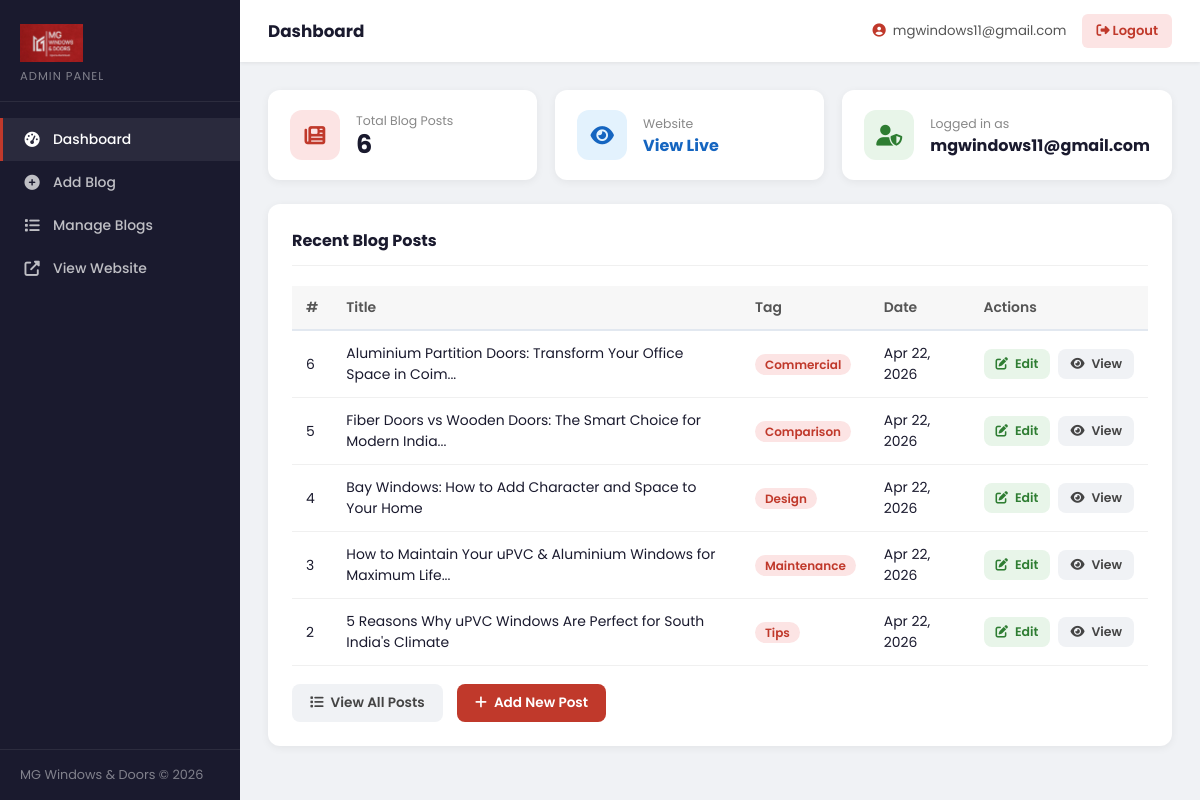
Page /admin/dashboard.php (signed in) on the committed database.
### tables this page shows
CREATE TABLE IF NOT EXISTS `blogs` (
  `id`         INT(11)      NOT NULL AUTO_INCREMENT,
  `title`      VARCHAR(255) NOT NULL,
  `slug`       VARCHAR(255) NOT NULL DEFAULT '',
  `excerpt`    VARCHAR(500) NOT NULL DEFAULT '',
  `content`    LONGTEXT     NOT NULL,
  `image`      VARCHAR(500) NOT NULL DEFAULT '',
  `tag`        VARCHAR(100) NOT NULL DEFAULT 'General',
  `read_time`  VARCHAR(30)  NOT NULL DEFAULT '3 min read',
  `created_at` TIMESTAMP    NOT NULL DEFAULT CURRENT_TIMESTAMP,
  PRIMARY KEY (`id`)
);

### admin/dashboard.php (the view, shortened to what this page needs)
<?php
require_once '../db.php';
require_once 'layout.php';
$total_blogs  = $conn->query("SELECT COUNT(*) AS c FROM blogs")->fetch_assoc()['c'];
$latest_blogs = $conn->query("SELECT id, title, tag, created_at FROM blogs ORDER BY created_at DESC LIMIT 5");
admin_header('Dashboard');
?>
<div class="stats-row">
  <div class="stat-card">
    <div class="stat-icon red"><i class="fas fa-newspaper"></i></div>
    <div>
      <div class="stat-label">Total Blog Posts</div>
      <div class="stat-value"><?php echo $total_blogs; ?></div>
    </div>
  </div>
  <div class="stat-card">
    <div class="stat-icon blue"><i class="fas fa-eye"></i></div>
    <div>
      <div class="stat-label">Website</div>
      <div class="stat-value" style="font-size:1rem;margin-top:4px;"><a href="../index.php" target="_blank" style="color:#1565c0;text-decoration:none;">View Live</a></div>
    </div>
  </div>
  <div class="stat-card">
    <div class="stat-icon green"><i class="fas fa-user-shield"></i></div>
    <div>
      <div class="stat-label">Logged in as</div>
      <div class="stat-value" style="font-size:1rem;margin-top:4px;"><?php echo htmlspecialchars($_SESSION['admin_username']); ?></div>
    </div>
  </div>
</div>
<div class="card">
  <div class="card-title">Recent Blog Posts</div>
  <?php if ($latest_blogs && $latest_blogs->num_rows > 0): ?>
  <table class="data-table">
    <thead>
      <tr>
        <th>#</th>
        <th>Title</th>
        <th>Tag</th>
        <th>Date</th>
        <th>Actions</th>
      </tr>
    </thead>
    <tbody>
      <?php while ($row = $latest_blogs->fetch_assoc()): ?>
      <tr>
        <td><?php echo (int)$row['id']; ?></td>
        <td><?php echo htmlspecialchars(mb_strimwidth($row['title'], 0, 65, '...')); ?></td>
        <td><span style="background:#fce4e4;color:#c0392b;padding:2px 10px;border-radius:100px;font-size:.75rem;font-weight:600;"><?php echo htmlspecialchars($row['tag']); ?></span></td>
        <td><?php echo date('M j, Y', strtotime($row['created_at'])); ?></td>
        <td>
          <div class="actions">
            <a href="edit_blog.php?id=<?php echo (int)$row['id']; ?>" class="btn btn-success btn-sm"><i class="fas fa-edit"></i> Edit</a>
            <a href="../blog-details.php?id=<?php echo (int)$row['id']; ?>" target="_blank" class="btn btn-secondary btn-sm"><i class="fas fa-eye"></i> View</a>
          </div>
        </td>
      </tr>
      <?php endwhile; ?>
    </tbody>
  </table>
  <?php else: ?>
    <p style="color:#888;font-size:.9rem;">No blog posts yet. <a href="add_blog.php" style="color:#c0392b;font-weight:600;">Add your first post →</a></p>
  <?php endif; ?>
  <div style="margin-top:18px;">
    <a href="manage_blog.php" class="btn btn-secondary"><i class="fas fa-list"></i> View All Posts</a>
    <a href="add_blog.php" class="btn btn-primary" style="margin-left:10px;"><i class="fas fa-plus"></i> Add New Post</a>
  </div>
</div>
<?php admin_footer(); ?>

### admin/layout.php (shortened to what this page needs)
<?php
function admin_header(string $page_title): void {
    $username = htmlspecialchars($_SESSION['admin_username'] ?? 'Admin');
?>
<!DOCTYPE html>
<html lang="en">
<head>
<link rel="stylesheet" href="https://cdnjs.cloudflare.com/ajax/libs/font-awesome/6.5.0/css/all.min.css"/>
</head>
<body>
<div class="sidebar">
  <div class="sidebar-brand">
    <img src="../logo1.png" alt="MG Windows & Doors"/>
    <span>Admin Panel</span>
  </div>
  <nav>
    <a href="dashboard.php"<?php if(basename($_SERVER['PHP_SELF'])==='dashboard.php') echo ' class="active"'; ?>><i class="fas fa-tachometer-alt"></i> Dashboard</a>
    <a href="add_blog.php"<?php if(basename($_SERVER['PHP_SELF'])==='add_blog.php') echo ' class="active"'; ?>><i class="fas fa-plus-circle"></i> Add Blog</a>
    <a href="manage_blog.php"<?php if(basename($_SERVER['PHP_SELF'])==='manage_blog.php') echo ' class="active"'; ?>><i class="fas fa-list"></i> Manage Blogs</a>
    <a href="../index.php" target="_blank"><i class="fas fa-external-link-alt"></i> View Website</a>
  </nav>
  <div class="sidebar-footer">MG Windows &amp; Doors © <?php echo date('Y'); ?></div>
</div>
<div class="main-wrap">
  <div class="topbar">
    <h1><?php echo htmlspecialchars($page_title); ?></h1>
    <div class="topbar-right">
      <div class="topbar-user"><i class="fas fa-user-circle"></i> <?php echo $username; ?></div>
      <a href="logout.php" class="btn-logout"><i class="fas fa-sign-out-alt"></i> Logout</a>
    </div>
  </div>
  <div class="main-content">
<?php
}
function admin_footer(): void {
?>
  </div>
</div>
</body>
</html>
<?php
}
?>

### admin/layout.php (style rules this page uses)
* { box-sizing:border-box;margin:0;padding:0; }
body { font-family:'Poppins',sans-serif;background:#f0f2f5;color:#1a1a2e; }
.sidebar { position:fixed;top:0;left:0;width:240px;height:100vh;background:#1a1a2e;display:flex;flex-direction:column;z-index:100;overflow-y:auto; }
.sidebar-brand { padding:24px 20px 16px;border-bottom:1px solid rgba(255,255,255,.08); }
.sidebar-brand img { height:38px;object-fit:contain;display:block; }
.sidebar-brand span { display:block;font-size:.72rem;color:rgba(255,255,255,.45);margin-top:6px;letter-spacing:1px;text-transform:uppercase; }
.sidebar nav { flex:1;padding:16px 0; }
.sidebar nav a { display:flex;align-items:center;gap:12px;padding:11px 20px;color:rgba(255,255,255,.72);font-size:.87rem;font-weight:500;text-decoration:none;transition:all .2s;border-left:3px solid transparent; }
.sidebar nav a:hover,.sidebar nav a.active { color:#fff;background:rgba(255,255,255,.07);border-left-color:#c0392b; }
.sidebar nav a i { width:18px;text-align:center;font-size:.95rem; }
.sidebar-footer { padding:16px 20px;border-top:1px solid rgba(255,255,255,.08);font-size:.8rem;color:rgba(255,255,255,.45); }
.main-wrap { margin-left:240px;min-height:100vh;display:flex;flex-direction:column; }
.topbar { background:#fff;padding:14px 28px;display:flex;align-items:center;justify-content:space-between;box-shadow:0 1px 4px rgba(0,0,0,.08);position:sticky;top:0;z-index:50; }
.topbar h1 { font-size:1.05rem;font-weight:700;color:#1a1a2e; }
.topbar-right { display:flex;align-items:center;gap:16px; }
.topbar-user { font-size:.83rem;color:#555;display:flex;align-items:center;gap:7px; }
.topbar-user i { color:#c0392b; }
.btn-logout { background:#fce4e4;color:#c0392b;border:none;padding:7px 14px;border-radius:6px;font-family:'Poppins',sans-serif;font-size:.82rem;font-weight:600;cursor:pointer;text-decoration:none;transition:background .2s; }
.main-content { flex:1;padding:28px; }
.card { background:#fff;border-radius:12px;padding:24px;box-shadow:0 2px 8px rgba(0,0,0,.06);margin-bottom:24px; }
.card-title { font-size:1rem;font-weight:700;margin-bottom:20px;color:#1a1a2e;padding-bottom:12px;border-bottom:1px solid #f0f0f0; }
.btn { display:inline-flex;align-items:center;gap:7px;padding:9px 18px;border-radius:8px;font-family:'Poppins',sans-serif;font-size:.85rem;font-weight:600;cursor:pointer;text-decoration:none;border:none;transition:all .2s; }
.btn-primary { background:#c0392b;color:#fff; }
.btn-secondary { background:#f0f2f5;color:#444; }
.btn-success { background:#e8f5e9;color:#2e7d32; }
.btn-sm { padding:6px 12px;font-size:.78rem; }
.data-table { width:100%;border-collapse:collapse;font-size:.87rem; }
.data-table th { text-align:left;padding:11px 14px;background:#f7f7f7;font-weight:600;color:#555;border-bottom:2px solid #e2e8f0; }
.data-table td { padding:12px 14px;border-bottom:1px solid #f0f0f0;vertical-align:middle; }
.data-table .actions { display:flex;gap:8px; }
.stats-row { display:grid;grid-template-columns:repeat(3,1fr);gap:18px;margin-bottom:24px; }
.stat-card { background:#fff;border-radius:12px;padding:20px 22px;box-shadow:0 2px 8px rgba(0,0,0,.06);display:flex;align-items:center;gap:16px; }
.stat-icon { width:50px;height:50px;border-radius:12px;display:flex;align-items:center;justify-content:center;font-size:1.3rem;flex-shrink:0; }
.stat-icon.red { background:#fce4e4;color:#c0392b; }
.stat-icon.blue { background:#e3f2fd;color:#1565c0; }
.stat-icon.green { background:#e8f5e9;color:#2e7d32; }
.stat-label { font-size:.78rem;color:#888; }
.stat-value { font-size:1.6rem;font-weight:700;color:#1a1a2e;line-height:1.1; }

### rows in the picture
blogs: id "6", title "Aluminium Partition Doors: Transform Your Office Space in Coim...", tag "Commercial", created_at "Apr 22, 2026"
blogs: id "5", title "Fiber Doors vs Wooden Doors: The Smart Choice for Modern India...", tag "Comparison", created_at "Apr 22, 2026"
blogs: id "4", title "Bay Windows: How to Add Character and Space to Your Home", tag "Design", created_at "Apr 22, 2026"
blogs: id "3", title "How to Maintain Your uPVC & Aluminium Windows for Maximum Life...", tag "Maintenance", created_at "Apr 22, 2026"
blogs: id "2", title "5 Reasons Why uPVC Windows Are Perfect for South India's Climate", tag "Tips", created_at "Apr 22, 2026"

### other values in the picture
$page_title "Dashboard"
$username "mgwindows11@gmail.com"
$total_blogs "6"
$_SESSION['admin_username'] "mgwindows11@gmail.com"
